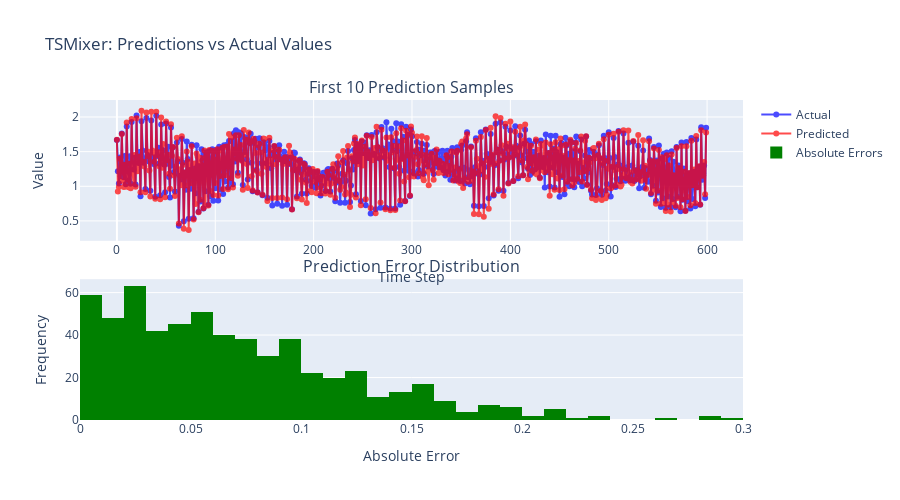

Here is the notebook cell this chart was saved with:
### Code cell
# Visualize predictions using KMRPlotter
fig = KMRPlotter.plot_timeseries(
    X=X_test,
    y_true=y_test,
    y_pred=predictions,
    n_samples_to_plot=3,
    feature_idx=0,
    title='TSMixer: Predictions vs Actual'
)
fig.show()

### Figure 1 — Plotly figure (JSON) as saved in the notebook; plotly's stock layout.template omitted (floating-point values rounded to 4 significant figures; data arrays with more than 128 entries replaced by an {"elided": "..."} marker saying what was removed)
{"data": [{"marker": {"color": "blue"}, "mode": "lines+markers", "name": "Actual", "opacity": 0.7, "type": "scatter", "xaxis": "x", "y": {"elided": "600 float values"}, "yaxis": "y"}, {"marker": {"color": "red"}, "mode": "lines+markers", "name": "Predicted", "opacity": 0.7, "type": "scatter", "xaxis": "x", "y": {"elided": "600 float values"}, "yaxis": "y"}, {"marker": {"color": "green"}, "name": "Absolute Errors", "nbinsx": 30, "type": "histogram", "x": {"elided": "600 float values"}, "xaxis": "x2", "yaxis": "y2"}], "layout": {"annotations": [{"font": {"size": 16}, "showarrow": false, "text": "First 10 Prediction Samples", "x": 0.5, "xanchor": "center", "xref": "paper", "y": 1, "yanchor": "bottom", "yref": "paper"}, {"font": {"size": 16}, "showarrow": false, "text": "Prediction Error Distribution", "x": 0.5, "xanchor": "center", "xref": "paper", "y": 0.44, "yanchor": "bottom", "yref": "paper"}], "height": 500, "hovermode": "x unified", "title": {"text": "TSMixer: Predictions vs Actual Values"}, "xaxis": {"anchor": "y", "domain": [0, 1], "title": {"text": "Time Step"}}, "xaxis2": {"anchor": "y2", "domain": [0, 1], "title": {"text": "Absolute Error"}}, "yaxis": {"anchor": "x", "domain": [0.56, 1], "title": {"text": "Value"}}, "yaxis2": {"anchor": "x2", "domain": [0, 0.44], "title": {"text": "Frequency"}}}}
